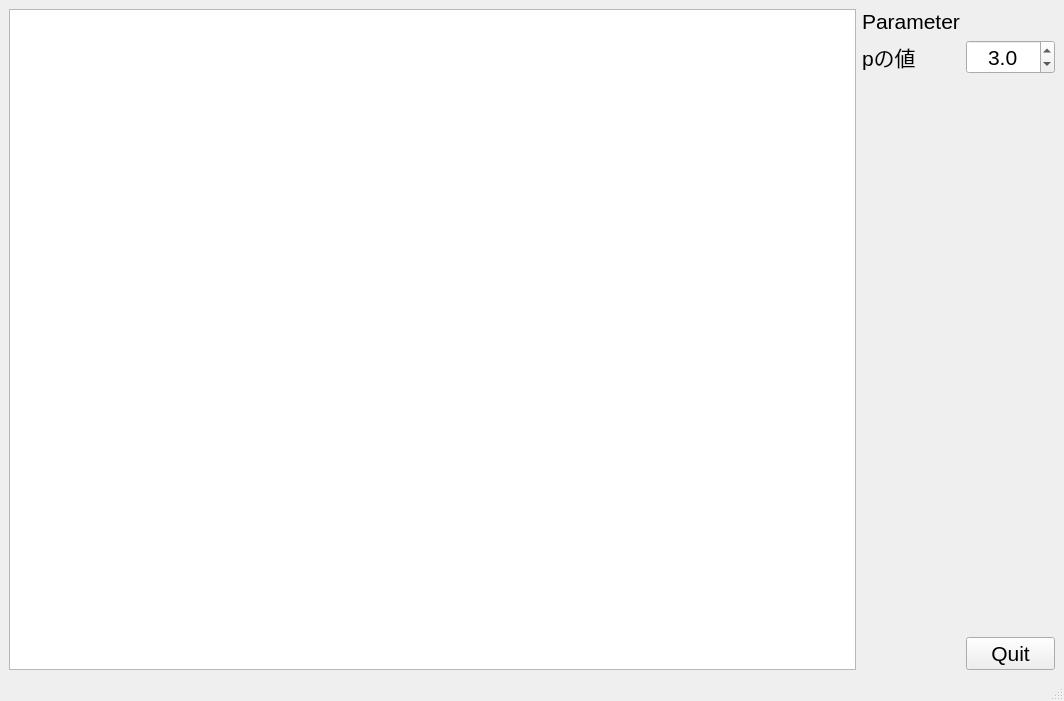
<?xml version="1.0" encoding="UTF-8"?>
<ui version="4.0">
 <class>MainWindow</class>
 <widget class="QMainWindow" name="MainWindow">
  <property name="geometry">
   <rect>
    <x>0</x>
    <y>0</y>
    <width>1064</width>
    <height>701</height>
   </rect>
  </property>
  <property name="windowTitle">
   <string>MainWindow</string>
  </property>
  <widget class="QWidget" name="centralwidget">
   <layout class="QGridLayout" name="gridLayout">
    <item row="0" column="1">
     <widget class="QLabel" name="label_2">
      <property name="font">
       <font>
        <pointsize>16</pointsize>
       </font>
      </property>
      <property name="text">
       <string>Parameter</string>
      </property>
     </widget>
    </item>
    <item row="7" column="2">
     <widget class="QPushButton" name="pushButton">
      <property name="sizePolicy">
       <sizepolicy hsizetype="Minimum" vsizetype="Preferred">
        <horstretch>0</horstretch>
        <verstretch>0</verstretch>
       </sizepolicy>
      </property>
      <property name="font">
       <font>
        <pointsize>16</pointsize>
        <weight>50</weight>
        <bold>false</bold>
       </font>
      </property>
      <property name="text">
       <string>Quit</string>
      </property>
     </widget>
    </item>
    <item row="0" column="0" rowspan="8">
     <widget class="GraphicsLayoutWidget" name="graphicsView"/>
    </item>
    <item row="1" column="1">
     <widget class="QLabel" name="label_3">
      <property name="font">
       <font>
        <pointsize>16</pointsize>
       </font>
      </property>
      <property name="text">
       <string>pの値</string>
      </property>
     </widget>
    </item>
    <item row="1" column="2">
     <widget class="QDoubleSpinBox" name="doubleSpinBox">
      <property name="sizePolicy">
       <sizepolicy hsizetype="Preferred" vsizetype="Preferred">
        <horstretch>0</horstretch>
        <verstretch>0</verstretch>
       </sizepolicy>
      </property>
      <property name="minimumSize">
       <size>
        <width>0</width>
        <height>0</height>
       </size>
      </property>
      <property name="baseSize">
       <size>
        <width>30</width>
        <height>25</height>
       </size>
      </property>
      <property name="font">
       <font>
        <pointsize>16</pointsize>
       </font>
      </property>
      <property name="alignment">
       <set>Qt::AlignCenter</set>
      </property>
      <property name="decimals">
       <number>1</number>
      </property>
      <property name="minimum">
       <double>-100.000000000000000</double>
      </property>
      <property name="singleStep">
       <double>0.100000000000000</double>
      </property>
      <property name="value">
       <double>3.000000000000000</double>
      </property>
     </widget>
    </item>
    <item row="5" column="2">
     <spacer name="verticalSpacer">
      <property name="orientation">
       <enum>Qt::Vertical</enum>
      </property>
      <property name="sizeHint" stdset="0">
       <size>
        <width>20</width>
        <height>40</height>
       </size>
      </property>
     </spacer>
    </item>
   </layout>
  </widget>
  <widget class="QMenuBar" name="menubar">
   <property name="geometry">
    <rect>
     <x>0</x>
     <y>0</y>
     <width>1064</width>
     <height>24</height>
    </rect>
   </property>
  </widget>
  <widget class="QStatusBar" name="statusbar"/>
 </widget>
 <customwidgets>
  <customwidget>
   <class>GraphicsLayoutWidget</class>
   <extends>QGraphicsView</extends>
   <header>pyqtgraph</header>
  </customwidget>
 </customwidgets>
 <resources/>
 <connections>
  <connection>
   <sender>pushButton</sender>
   <signal>clicked()</signal>
   <receiver>MainWindow</receiver>
   <slot>close()</slot>
   <hints>
    <hint type="sourcelabel">
     <x>756</x>
     <y>551</y>
    </hint>
    <hint type="destinationlabel">
     <x>615</x>
     <y>550</y>
    </hint>
   </hints>
  </connection>
 </connections>
</ui>
